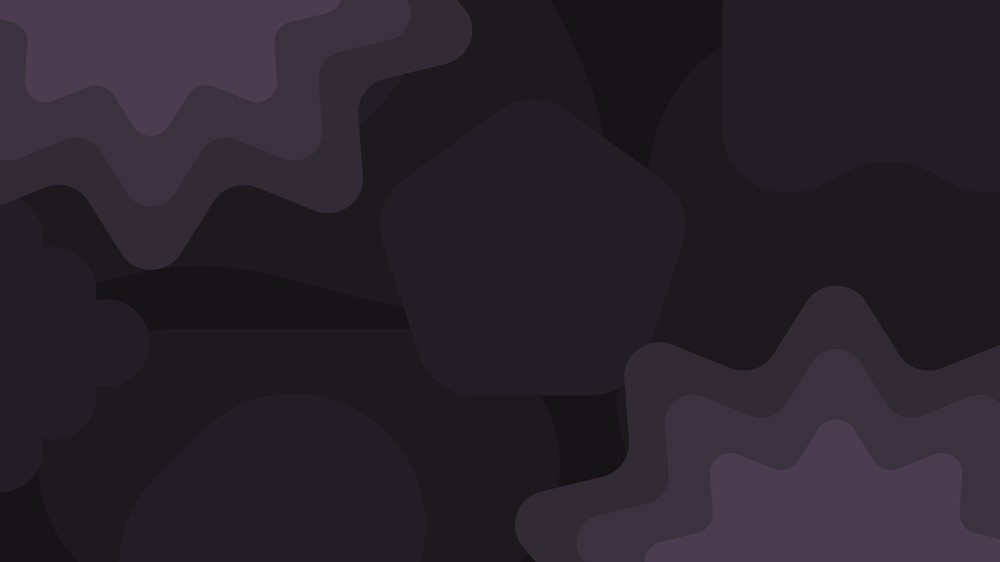
#> input picture Assets/images/default_wallpaper.png, 1000 x 562 px, shrunk from 3840 x 2160 before the run
$ python scheme_for_image.py ../../Assets/images/default_wallpaper.png
#> lines starting #> are read from the running program, lines starting #| are printed output that depends on the picture
#> in main, img is the input picture: shape (562, 1000, 3); mean B, G, R 42.6, 34.3, 40.7
#!/usr/bin/env python3
import sys
import cv2
import numpy as np

# Allowed scheme types
SCHEMES = [
    "scheme-content",
    "scheme-expressive",
    "scheme-fidelity",
    "scheme-fruit-salad",
    "scheme-monochrome",
    "scheme-neutral",
    "scheme-rainbow",
    "scheme-tonal-spot"
]

def image_colorfulness(image):
    # Based on Hasler and Süsstrunk's colorfulness metric
    (B, G, R) = cv2.split(image.astype("float"))
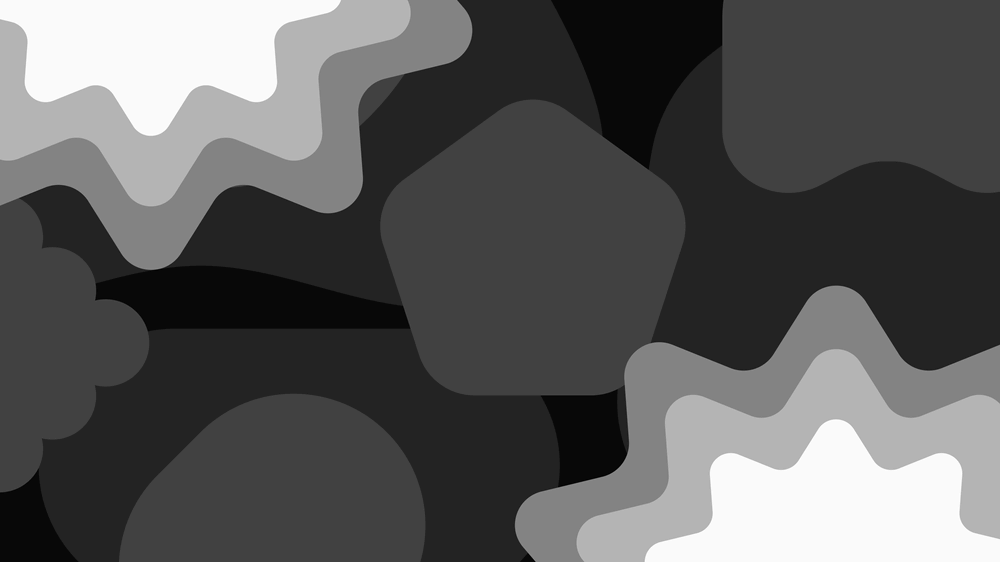
#> B: shape (562, 1000) float64; min 22, max 80, mean 42.6; drawn with min black and max white
    rg = np.absolute(R - G)
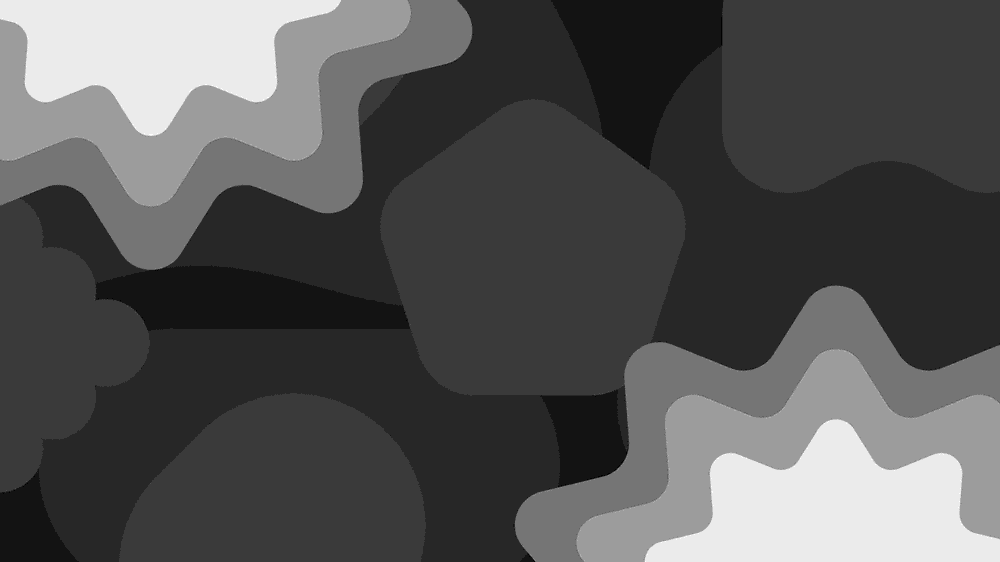
#> rg: shape (562, 1000) float64; min 2, max 15, mean 6.32; drawn with min black and max white
    yb = np.absolute(0.5 * (R + G) - B)
    std_rg = np.std(rg)
#> std_rg = 3.26
    std_yb = np.std(yb)
#> std_yb = 2.53
    mean_rg = np.mean(rg)
#> mean_rg = 6.32
    mean_yb = np.mean(yb)
#> mean_yb = 5.1
    colorfulness = np.sqrt(std_rg ** 2 + std_yb ** 2) + (0.3 * np.sqrt(mean_rg ** 2 + mean_yb ** 2))
#> colorfulness = 6.56
    return colorfulness

# scheme-content respects the image's colors very well, but it might
# look too saturated, so we only use it for not very colorful images to be safe
def pick_scheme(colorfulness):
    if colorfulness < 40:
        return "scheme-neutral"
    else:
        return "scheme-tonal-spot"

def main():
    colorfulness_mode = False
    args = sys.argv[1:]
    if '--colorfulness' in args:
        colorfulness_mode = True
        args.remove('--colorfulness')
    if len(args) < 1:
        print("scheme-tonal-spot")
        sys.exit(1)
    img_path = args[0]
    img = cv2.imread(img_path)
    if img is None:
        print("scheme-tonal-spot")
        sys.exit(1)
    colorfulness = image_colorfulness(img)
#> colorfulness = 6.56
    if colorfulness_mode:
        print(f"{colorfulness}")
    else:
        scheme = pick_scheme(colorfulness)
#> scheme = 'scheme-neutral'
        print(scheme)
#| scheme-neutral

if __name__ == "__main__":
    main()
